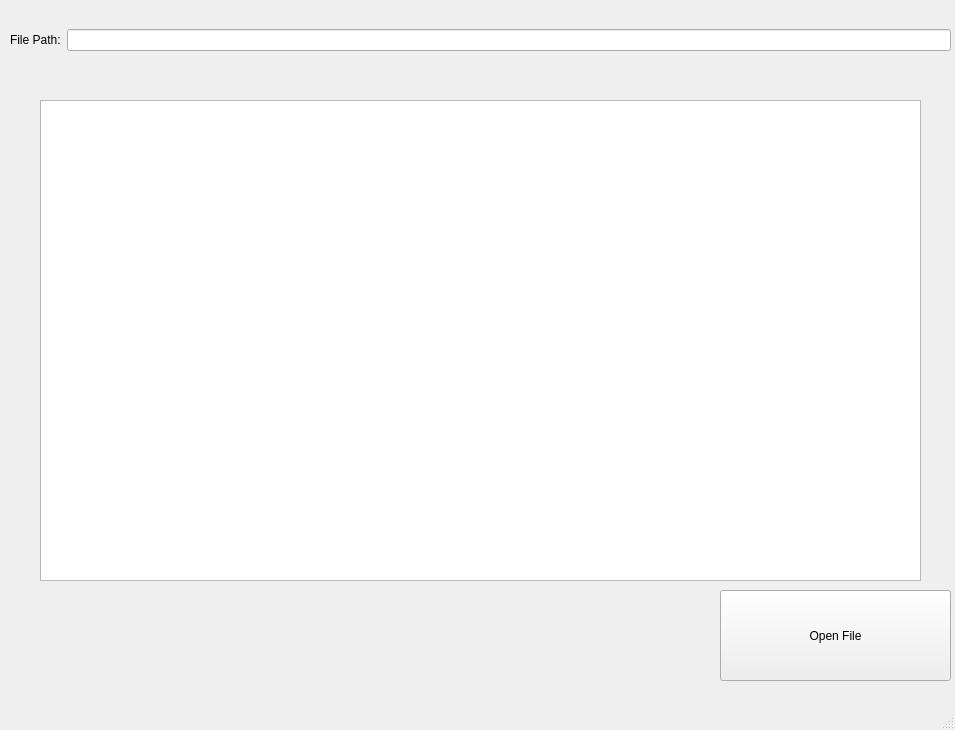
<?xml version="1.0" encoding="UTF-8"?>
<ui version="4.0">
 <class>MainWindow</class>
 <widget class="QMainWindow" name="MainWindow">
  <property name="geometry">
   <rect>
    <x>0</x>
    <y>0</y>
    <width>955</width>
    <height>730</height>
   </rect>
  </property>
  <property name="windowTitle">
   <string>MainWindow</string>
  </property>
  <widget class="QWidget" name="centralwidget">
   <widget class="QPushButton" name="pushButton">
    <property name="geometry">
     <rect>
      <x>720</x>
      <y>590</y>
      <width>231</width>
      <height>91</height>
     </rect>
    </property>
    <property name="text">
     <string>Open File</string>
    </property>
   </widget>
   <widget class="QWidget" name="horizontalLayoutWidget">
    <property name="geometry">
     <rect>
      <x>10</x>
      <y>0</y>
      <width>941</width>
      <height>80</height>
     </rect>
    </property>
    <layout class="QHBoxLayout" name="horizontalLayout">
     <item>
      <widget class="QLabel" name="label">
       <property name="text">
        <string>File Path:</string>
       </property>
      </widget>
     </item>
     <item>
      <widget class="QLineEdit" name="lineEdit"/>
     </item>
    </layout>
   </widget>
   <widget class="QChartView" name="chartView">
    <property name="geometry">
     <rect>
      <x>40</x>
      <y>100</y>
      <width>881</width>
      <height>481</height>
     </rect>
    </property>
   </widget>
  </widget>
  <widget class="QStatusBar" name="statusbar"/>
  <widget class="QMenuBar" name="menubar">
   <property name="geometry">
    <rect>
     <x>0</x>
     <y>0</y>
     <width>955</width>
     <height>19</height>
    </rect>
   </property>
  </widget>
 </widget>
 <customwidgets>
  <customwidget>
   <class>QChartView</class>
   <extends>QGraphicsView</extends>
   <header>qchartview.h</header>
  </customwidget>
 </customwidgets>
 <resources/>
 <connections/>
</ui>
